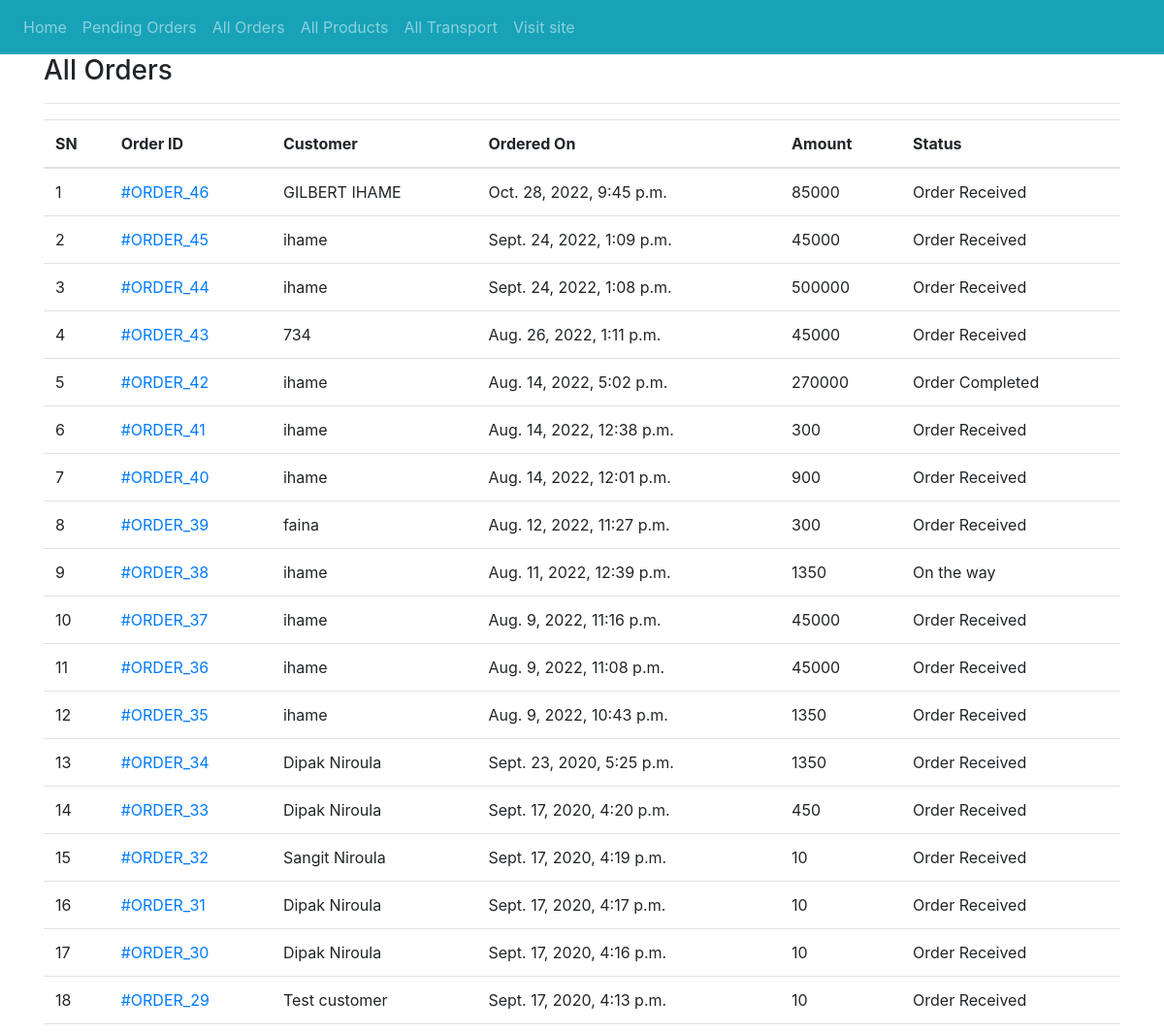
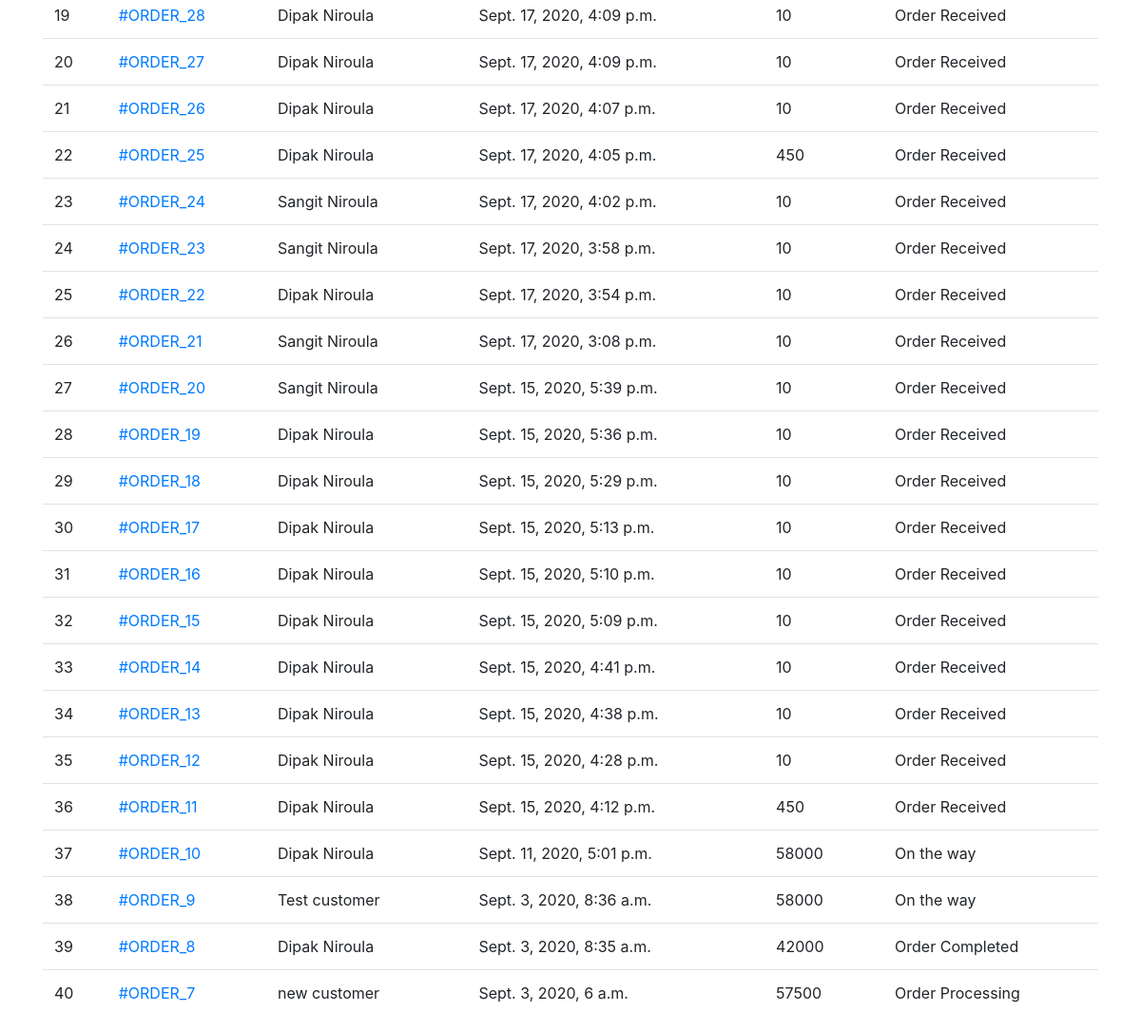
Screenshot of /admin-all-orders/ (signed in) with the database file from the repository (2 pictures, top to bottom).
### ecomapp/models.py (models this page shows, shortened)
class Order(models.Model):
    cart = models.OneToOneField(Cart, on_delete=models.CASCADE)
    ordered_by = models.CharField(max_length=200)
    shipping_address = models.CharField(max_length=200)
    mobile = models.CharField(max_length=10)
    email = models.EmailField(null=True, blank=True)
    subtotal = models.PositiveIntegerField()
    discount = models.PositiveIntegerField()
    total = models.PositiveIntegerField()
    order_status = models.CharField(max_length=50, choices=ORDER_STATUS)
    created_at = models.DateTimeField(auto_now_add=True)
    payment_method = models.CharField(
        max_length=20, choices=METHOD, default="Cash On Delivery")
    payment_completed = models.BooleanField(
        default=False, null=True, blank=True)

### ecomapp/views.py (the view)
# urls.py: path("admin-all-orders/", AdminOrderListView.as_view(), name="adminorderlist"),
class AdminOrderListView(AdminRequiredMixin, ListView):
    template_name = "adminpages/adminorderlist.html"
    queryset = Order.objects.all().order_by("-id")
    context_object_name = "allorders"

### ecomapp/views.py (called while the page is built)
    def dispatch(self, request, *args, **kwargs):
        if request.user.is_authenticated and Admin.objects.filter(user=request.user).exists():
            pass
        else:
            return redirect("/admin-login/")
        return super().dispatch(request, *args, **kwargs)

### templates/adminpages/adminorderlist.html (shortened to what this page needs)
{% extends 'adminpages/adminbase.html' %}
{% block content %}
<div class="container">
    <div class="row">
        <div class="col-md-12">
            <h3>All Orders</h3><hr>
            <table class="table">
                <thead>
                    <tr>
                        <th>SN</th>
                        <th>Order ID </th>
                        <th>Customer</th>
                        <th>Ordered On</th>
                        <th>Amount</th>
                        <th>Status</th>
                    </tr>
                </thead>
                <tbody>
                    {% for order in allorders %}
                    <tr>
                        <td>{{forloop.counter}}</td>
                        <td><a href="{% url 'ecomapp:adminorderdetail' order.id %}">#ORDER_{{order.id}}</a></td>
                        <td>{{order.ordered_by}}</td>
                        <td>{{order.created_at}}</td>
                        <td>{{order.total}}</td>
                        <td>{{order.order_status}}</td>
                    </tr>
                    {% endfor %}
                </tbody>
            </table>
        </div>
    </div>
</div>
{% endblock %}

### rows the page displays
Order: id "46", ordered_by "GILBERT IHAME", created_at "Oct. 28, 2022, 9:45 p.m.", total "85000", order_status "Order Received"
Order: id "45", ordered_by "ihame", created_at "Sept. 24, 2022, 1:09 p.m.", total "45000", order_status "Order Received"
Order: id "44", ordered_by "ihame", created_at "Sept. 24, 2022, 1:08 p.m.", total "500000", order_status "Order Received"
Order: id "43", ordered_by "734", created_at "Aug. 26, 2022, 1:11 p.m.", total "45000", order_status "Order Received"
Order: id "42", ordered_by "ihame", created_at "Aug. 14, 2022, 5:02 p.m.", total "270000", order_status "Order Completed"
Order: id "41", ordered_by "ihame", created_at "Aug. 14, 2022, 12:38 p.m.", total "300", order_status "Order Received"
Order: id "40", ordered_by "ihame", created_at "Aug. 14, 2022, 12:01 p.m.", total "900", order_status "Order Received"
Order: id "39", ordered_by "faina", created_at "Aug. 12, 2022, 11:27 p.m.", total "300", order_status "Order Received"
Order: id "38", ordered_by "ihame", created_at "Aug. 11, 2022, 12:39 p.m.", total "1350", order_status "On the way"
Order: id "37", ordered_by "ihame", created_at "Aug. 9, 2022, 11:16 p.m.", total "45000", order_status "Order Received"
Order: id "36", ordered_by "ihame", created_at "Aug. 9, 2022, 11:08 p.m.", total "45000", order_status "Order Received"
Order: id "35", ordered_by "ihame", created_at "Aug. 9, 2022, 10:43 p.m.", total "1350", order_status "Order Received"
Order: id "34", ordered_by "Dipak Niroula", created_at "Sept. 23, 2020, 5:25 p.m.", total "1350", order_status "Order Received"
Order: id "33", ordered_by "Dipak Niroula", created_at "Sept. 17, 2020, 4:20 p.m.", total "450", order_status "Order Received"
Order: id "32", ordered_by "Sangit Niroula", created_at "Sept. 17, 2020, 4:19 p.m.", total "10", order_status "Order Received"
Order: id "31", ordered_by "Dipak Niroula", created_at "Sept. 17, 2020, 4:17 p.m.", total "10", order_status "Order Received"
Order: id "30", ordered_by "Dipak Niroula", created_at "Sept. 17, 2020, 4:16 p.m.", total "10", order_status "Order Received"
Order: id "29", ordered_by "Test customer", created_at "Sept. 17, 2020, 4:13 p.m.", total "10", order_status "Order Received"
Order: id "28", ordered_by "Dipak Niroula", created_at "Sept. 17, 2020, 4:09 p.m.", total "10", order_status "Order Received"
Order: id "27", ordered_by "Dipak Niroula", created_at "Sept. 17, 2020, 4:09 p.m.", total "10", order_status "Order Received"
Order: id "26", ordered_by "Dipak Niroula", created_at "Sept. 17, 2020, 4:07 p.m.", total "10", order_status "Order Received"
Order: id "25", ordered_by "Dipak Niroula", created_at "Sept. 17, 2020, 4:05 p.m.", total "450", order_status "Order Received"
Order: id "24", ordered_by "Sangit Niroula", created_at "Sept. 17, 2020, 4:02 p.m.", total "10", order_status "Order Received"
Order: id "23", ordered_by "Sangit Niroula", created_at "Sept. 17, 2020, 3:58 p.m.", total "10", order_status "Order Received"
Order: id "22", ordered_by "Dipak Niroula", created_at "Sept. 17, 2020, 3:54 p.m.", total "10", order_status "Order Received"
Order: id "21", ordered_by "Sangit Niroula", created_at "Sept. 17, 2020, 3:08 p.m.", total "10", order_status "Order Received"
Order: id "20", ordered_by "Sangit Niroula", created_at "Sept. 15, 2020, 5:39 p.m.", total "10", order_status "Order Received"
Order: id "19", ordered_by "Dipak Niroula", created_at "Sept. 15, 2020, 5:36 p.m.", total "10", order_status "Order Received"
Order: id "18", ordered_by "Dipak Niroula", created_at "Sept. 15, 2020, 5:29 p.m.", total "10", order_status "Order Received"
Order: id "17", ordered_by "Dipak Niroula", created_at "Sept. 15, 2020, 5:13 p.m.", total "10", order_status "Order Received"
Order: id "16", ordered_by "Dipak Niroula", created_at "Sept. 15, 2020, 5:10 p.m.", total "10", order_status "Order Received"
Order: id "15", ordered_by "Dipak Niroula", created_at "Sept. 15, 2020, 5:09 p.m.", total "10", order_status "Order Received"
Order: id "14", ordered_by "Dipak Niroula", created_at "Sept. 15, 2020, 4:41 p.m.", total "10", order_status "Order Received"
Order: id "13", ordered_by "Dipak Niroula", created_at "Sept. 15, 2020, 4:38 p.m.", total "10", order_status "Order Received"
Order: id "12", ordered_by "Dipak Niroula", created_at "Sept. 15, 2020, 4:28 p.m.", total "10", order_status "Order Received"
Order: id "11", ordered_by "Dipak Niroula", created_at "Sept. 15, 2020, 4:12 p.m.", total "450", order_status "Order Received"
Order: id "10", ordered_by "Dipak Niroula", created_at "Sept. 11, 2020, 5:01 p.m.", total "58000", order_status "On the way"
Order: id "9", ordered_by "Test customer", created_at "Sept. 3, 2020, 8:36 a.m.", total "58000", order_status "On the way"
Order: id "8", ordered_by "Dipak Niroula", created_at "Sept. 3, 2020, 8:35 a.m.", total "42000", order_status "Order Completed"
Order: id "7", ordered_by "new customer", created_at "Sept. 3, 2020, 6 a.m.", total "57500", order_status "Order Processing"
